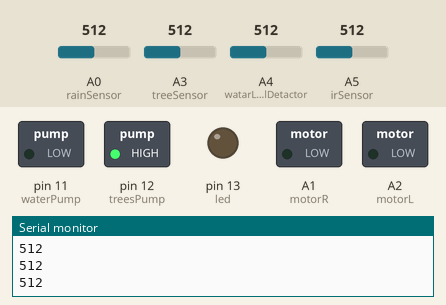
This sketch was run on a simulated Arduino Uno, built with avr-gcc and run on an emulated ATmega328P. Parts: switched loads named in the sketch (green lamp = pin HIGH), output pins drawn as LEDs (lit = HIGH), the last lines printed to the serial monitor. The test bench sets the inputs (shaded band); at power-on: A5 (irSensor) = 512, A3 (treeSensor) = 512, A4 (watarLevalDetactor) = 512, A0 (rainSensor) = 512.

Above: at 1.9 s.
2.0 s: A5 (irSensor) set to 304
3.5 s: A5 (irSensor) set to 272
At 4.3 s:
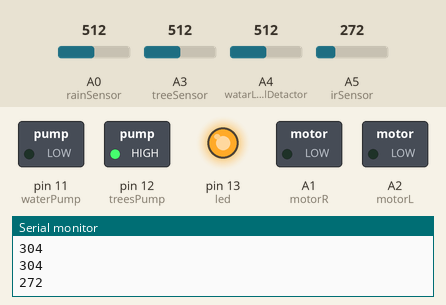
5.0 s: A3 (treeSensor) set to 481
At 5.7 s:
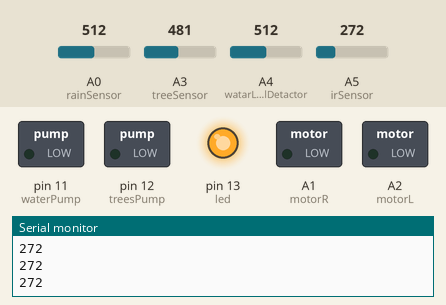
6.7 s: A4 (watarLevalDetactor) set to 474
At 7.9 s:
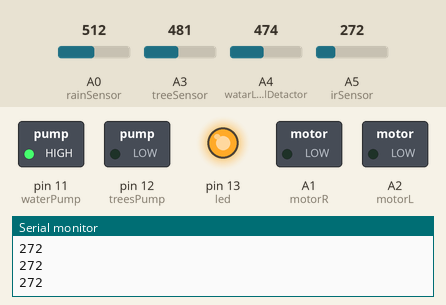
8.2 s: A0 (rainSensor) set to 280
At 9.3 s:
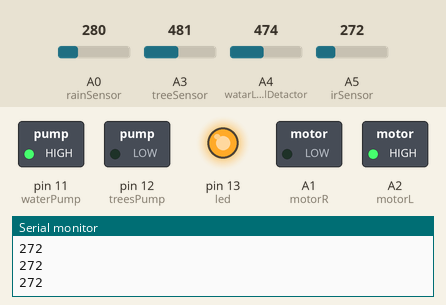
11.0 s: A0 (rainSensor) set to 300
At 11.7 s:
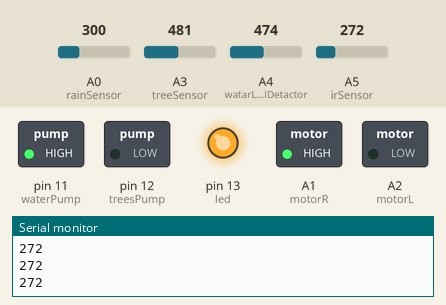
Timing chart, 0 to 14.0 s (numbered marks = the images above; inputs shaded):
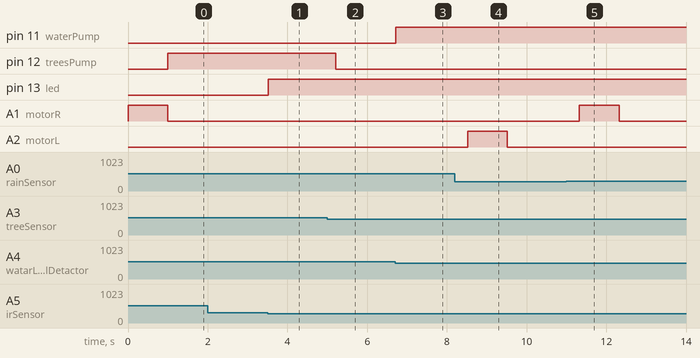

The sketch:

RainWaterTreesPump_AutoTap.ino
```cpp
int rainSensor = A0;
int rainSensorState = 0;
int led = 13;
int treesPump = 12;
int waterPump = 11;
int tapPump = 13;

int watarLevalDetactor = A4;
int watarLevalDetactorState = 0;

int motorR = A1;
int motorL = A2;

int treeSensor = A3;
int treeSensorState = 0;

int irSensor = A5;
int irSensorState = 0;

int flag = 0;
int flagA = 0;
void setup(){

  pinMode(rainSensor,INPUT);

  pinMode(treeSensor,INPUT);

  pinMode(led,OUTPUT);

  pinMode(motorR,OUTPUT);
  pinMode(motorL,OUTPUT);

  pinMode(treesPump,OUTPUT);
  pinMode(waterPump,OUTPUT);
  pinMode(tapPump,OUTPUT);

  pinMode(watarLevalDetactor,INPUT);
  pinMode(irSensor,INPUT);


  Serial.begin(9600);


}

void loop(){

/////Rain Water GATE
  rainSensorState = analogRead(rainSensor);


if(rainSensorState >= 300 && flag == 0){
  flag = 1;
  flagA = 0;


  digitalWrite(motorR,HIGH);
  digitalWrite(motorL,LOW);
  delay(1000);
  digitalWrite(motorR,LOW);
  digitalWrite(motorL,LOW);
}

if(rainSensorState < 290 && flagA == 0){
  flag = 0;
  flagA = 1;


  digitalWrite(motorR,LOW);
  digitalWrite(motorL,HIGH);
  delay(1000);
  digitalWrite(motorR,LOW);
  digitalWrite(motorL,LOW);
}

/////// Trees sensor

treeSensorState = analogRead(treeSensor);

if(treeSensorState >= 500){
  digitalWrite(treesPump,HIGH);
  delay(100);

}

if(treeSensorState < 490){
  digitalWrite(treesPump,LOW);

}


////watarLevalDetactor

watarLevalDetactorState = analogRead(watarLevalDetactor);

if(watarLevalDetactorState > 500){
  digitalWrite(waterPump,LOW);
}

if(watarLevalDetactorState < 490){
  digitalWrite(waterPump,HIGH);
  delay(100);
}


//// IR Sensor for water TAP

irSensorState = analogRead(irSensor);

if(irSensorState >= 300){
  digitalWrite(tapPump,LOW);

}

if(irSensorState < 290){
  digitalWrite(tapPump,HIGH);
  delay(500);

}

Serial.println(irSensorState);
//delay(300);
}
```

Measured:
- the behaviour switches between 290 and 289 on A5 (irSensor) (found by bisection; images 0 and 1)
- the behaviour switches between 490 and 489 on A3 (treeSensor) (found by bisection; images 1 and 2)
- the behaviour switches between 490 and 489 on A4 (watarLevalDetactor) (found by bisection; images 2 and 3)
- after the input at 3.5 s, pin 13 (led): LOW → HIGH at once
- after the input at 5.0 s, pin 12 (treesPump): HIGH → LOW after 0.22 s
- after the input at 6.7 s, pin 11 (waterPump): LOW → HIGH at once
- after the input at 8.2 s, A2 (motorL): LOW → HIGH after 0.32 s, → LOW 1.0 s later
- after the input at 11.0 s, A1 (motorR): LOW → HIGH after 0.32 s, → LOW 1.0 s later
